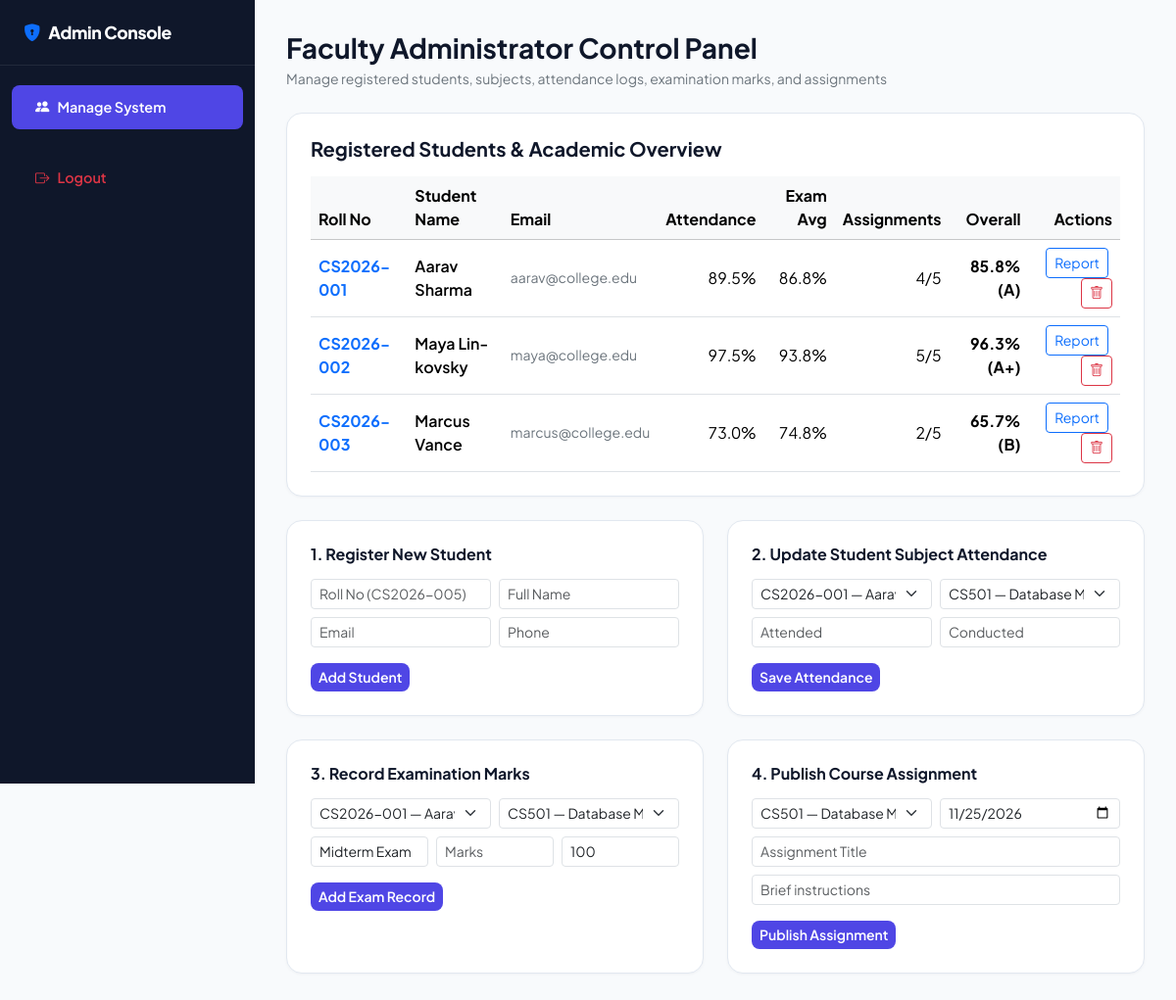
The app's page /admin (signed in) with its own data.
### tables this page shows
CREATE TABLE Students (
            id INTEGER PRIMARY KEY AUTOINCREMENT,
            roll_no TEXT UNIQUE NOT NULL,
            full_name TEXT NOT NULL,
            email TEXT UNIQUE NOT NULL,
            password_hash TEXT NOT NULL,
            department TEXT NOT NULL,
            semester INTEGER NOT NULL DEFAULT 5,
            phone TEXT,
            created_at TIMESTAMP DEFAULT CURRENT_TIMESTAMP
        );

### app.py (the view, shortened to what this page needs)
@app.route("/admin", methods=["GET", "POST"])
@admin_required
def admin_dashboard():
    conn = get_db_connection()
    students = conn.execute("SELECT * FROM Students ORDER BY roll_no").fetchall()
    subjects = conn.execute("SELECT * FROM Subjects ORDER BY subject_code").fetchall()
    assignments = conn.execute(
        """
        SELECT a.*, s.subject_code, s.subject_name
        FROM Assignments a
        JOIN Subjects s ON a.subject_id = s.id
        ORDER BY a.due_date ASC
        """
    ).fetchall()
    student_summaries = [get_student_summary(conn, s["id"]) for s in students]
    conn.close()
    return render_template(
        "admin.html",
        students=students,
        subjects=subjects,
        assignments=assignments,
        student_summaries=student_summaries,
    )

### app.py (called while the page is built)
def admin_required(f):
    @wraps(f)
    def decorated_function(*args, **kwargs):
        if session.get("role") != "admin":
            flash("Administrator privileges required.", "danger")
            return redirect(url_for("login"))
        return f(*args, **kwargs)
    return decorated_function

### database.py (called while the page is built)
def get_db_connection():
    os.makedirs(DB_DIR, exist_ok=True)
    conn = sqlite3.connect(DB_PATH)
    conn.row_factory = sqlite3.Row
    conn.execute("PRAGMA foreign_keys = ON;")
    return conn

### templates/admin.html (shortened to what this page needs)
<!DOCTYPE html>
<html lang="en">
<head>
  <link href="https://cdn.jsdelivr.net/npm/bootstrap@5.3.3/dist/css/bootstrap.min.css" rel="stylesheet" />
  <link href="https://cdn.jsdelivr.net/npm/bootstrap-icons@1.11.3/font/bootstrap-icons.css" rel="stylesheet" />
  <link rel="stylesheet" href="{{ url_for('static', filename='css/style.css') }}" />
</head>
<body>
  <aside class="sidebar-wrapper">
    <a href="{{ url_for('admin_dashboard') }}" class="sidebar-brand">
      <i class="bi bi-shield-lock-fill text-primary me-2"></i>Admin Console
    </a>
    <nav class="nav flex-column sidebar-nav mt-3">
      <a class="nav-link active" href="{{ url_for('admin_dashboard') }}"><i class="bi bi-people-fill me-2"></i>Manage System</a>
      <a class="nav-link text-danger mt-4" href="{{ url_for('logout') }}"><i class="bi bi-box-arrow-right me-2"></i>Logout</a>
    </nav>
  </aside>
  <main class="main-content">
    <div class="d-flex justify-content-between align-items-center mb-4">
      <div>
        <h3 class="fw-bold mb-1">Faculty Administrator Control Panel</h3>
        <p class="text-secondary small mb-0">Manage registered students, subjects, attendance logs, examination marks, and assignments</p>
      </div>
    </div>
    <div class="card-custom p-4 mb-4">
      <h5 class="fw-bold mb-3">Registered Students & Academic Overview</h5>
      <div class="table-responsive">
        <table class="table align-middle mb-0">
          <thead class="table-light">
            <tr>
              <th>Roll No</th>
              <th>Student Name</th>
              <th>Email</th>
              <th class="text-end">Attendance</th>
              <th class="text-end">Exam Avg</th>
              <th class="text-end">Assignments</th>
              <th class="text-end">Overall</th>
              <th class="text-end">Actions</th>
            </tr>
          </thead>
          <tbody>
            {% for item in student_summaries %}
              <tr>
                <td class="fw-bold text-primary">{{ item.student.roll_no }}</td>
                <td class="fw-semibold">{{ item.student.full_name }}</td>
                <td class="small text-secondary">{{ item.student.email }}</td>
                <td class="text-end tabular-nums">{{ item.overall_attendance_pct }}%</td>
                <td class="text-end tabular-nums">{{ item.avg_exam_pct }}%</td>
                <td class="text-end tabular-nums">{{ item.completed_assignments }}/{{ item.total_assignments }}</td>
                <td class="text-end tabular-nums fw-bold">{{ item.overall_performance }}% ({{ item.grade_letter }})</td>
                <td class="text-end">
                  <a href="{{ url_for('reports', student_id=item.student.id) }}" class="btn btn-sm btn-outline-primary me-1">Report</a>
                  <form method="POST" action="{{ url_for('admin_dashboard') }}" class="d-inline">
                    <button type="submit" class="btn btn-sm btn-outline-danger"><i class="bi bi-trash"></i></button>
                  </form>
                </td>
              </tr>
            {% endfor %}
          </tbody>
        </table>
      </div>
    </div>
    <div class="row g-4">
      <div class="col-lg-6">
        <div class="card-custom p-4 h-100">
          <h6 class="fw-bold mb-3">1. Register New Student</h6>
          <form method="POST" action="{{ url_for('admin_dashboard') }}">
            <div class="row g-2">
              <div class="col-6">
                <input type="text" name="roll_no" class="form-control form-control-sm" placeholder="Roll No (CS2026-005)" required />
              </div>
              <div class="col-6">
                <input type="text" name="full_name" class="form-control form-control-sm" placeholder="Full Name" required />
              </div>
              <div class="col-6">
                <input type="email" name="email" class="form-control form-control-sm" placeholder="Email" required />
              </div>
              <div class="col-6">
                <input type="text" name="phone" class="form-control form-control-sm" placeholder="Phone" />
              </div>
            </div>
            <button type="submit" class="btn btn-indigo btn-sm mt-3">Add Student</button>
          </form>
        </div>
      </div>
      <div class="col-lg-6">
        <div class="card-custom p-4 h-100">
          <h6 class="fw-bold mb-3">2. Update Student Subject Attendance</h6>
          <form method="POST" action="{{ url_for('admin_dashboard') }}">
            <div class="row g-2">
              <div class="col-6">
                <select name="student_id" class="form-select form-select-sm" required>
                  {% for s in students %}
                    <option value="{{ s.id }}">{{ s.roll_no }} — {{ s.full_name }}</option>
                  {% endfor %}
                </select>
              </div>
              <div class="col-6">
                <select name="subject_id" class="form-select form-select-sm" required>
                  {% for sub in subjects %}
                    <option value="{{ sub.id }}">{{ sub.subject_code }} — {{ sub.subject_name }}</option>
                  {% endfor %}
                </select>
              </div>
              <div class="col-6">
                <input type="number" name="classes_attended" class="form-control form-control-sm" placeholder="Attended" required />
              </div>
              <div class="col-6">
                <input type="number" name="classes_conducted" class="form-control form-control-sm" placeholder="Conducted" required />
              </div>
            </div>
            <button type="submit" class="btn btn-indigo btn-sm mt-3">Save Attendance</button>
          </form>
        </div>
      </div>
      <div class="col-lg-6">
        <div class="card-custom p-4 h-100">
          <h6 class="fw-bold mb-3">3. Record Examination Marks</h6>
          <form method="POST" action="{{ url_for('admin_dashboard') }}">
            <div class="row g-2">
              <div class="col-6">
                <select name="student_id" class="form-select form-select-sm" required>
                  {% for s in students %}
                    <option value="{{ s.id }}">{{ s.roll_no }} — {{ s.full_name }}</option>
                  {% endfor %}
                </select>
              </div>
              <div class="col-6">
                <select name="subject_id" class="form-select form-select-sm" required>
                  {% for sub in subjects %}
                    <option value="{{ sub.id }}">{{ sub.subject_code }} — {{ sub.subject_name }}</option>
                  {% endfor %}
                </select>
              </div>
              <div class="col-4">
                <input type="text" name="exam_type" value="Midterm Exam" class="form-control form-control-sm" required />
              </div>
              <div class="col-4">
                <input type="number" name="marks_obtained" placeholder="Marks" class="form-control form-control-sm" required />
              </div>
              <div class="col-4">
                <input type="number" name="max_marks" value="100" class="form-control form-control-sm" required />
              </div>
            </div>
            <button type="submit" class="btn btn-indigo btn-sm mt-3">Add Exam Record</button>
          </form>
        </div>
      </div>
      <div class="col-lg-6">
        <div class="card-custom p-4 h-100">
          <h6 class="fw-bold mb-3">4. Publish Course Assignment</h6>
          <form method="POST" action="{{ url_for('admin_dashboard') }}">
            <div class="row g-2">
              <div class="col-6">
                <select name="subject_id" class="form-select form-select-sm" required>
                  {% for sub in subjects %}
                    <option value="{{ sub.id }}">{{ sub.subject_code }} — {{ sub.subject_name }}</option>
                  {% endfor %}
                </select>
              </div>
              <div class="col-6">
                <input type="date" name="due_date" value="2026-11-25" class="form-control form-control-sm" required />
              </div>
              <div class="col-12">
                <input type="text" name="title" placeholder="Assignment Title" class="form-control form-control-sm" required />
              </div>
              <div class="col-12">
                <input type="text" name="description" placeholder="Brief instructions" class="form-control form-control-sm" required />
              </div>
            </div>
            <button type="submit" class="btn btn-indigo btn-sm mt-3">Publish Assignment</button>
          </form>
        </div>
      </div>
    </div>
  </main>
</body>
</html>

### static/css/style.css (style rules this page uses)
:root { --primary-indigo: #4f46e5; --primary-indigo-dark: #3525cd; --emerald-green: #10b981; --amber-warn: #f59e0b; --crimson-danger: #ba1a1a; --slate-bg: #f8fafc; --slate-card: #ffffff; --slate-text: #0f172a; --slate-muted: #64748b; --border-light: #e2e8f0; }
body { font-family: 'Plus Jakarta Sans', -apple-system, BlinkMacSystemFont, 'Segoe UI', Roboto, sans-serif; background-color: var(--slate-bg); color: var(--slate-text); min-height: 100vh; }
.sidebar-wrapper { width: 260px; min-height: 100vh; background-color: #0f172a; color: #f8fafc; position: fixed; top: 0; left: 0; z-index: 1000; transition: transform 0.2s ease; }
.sidebar-brand { padding: 1.25rem 1.5rem; border-bottom: 1px solid rgba(255, 255, 255, 0.08); font-weight: 800; font-size: 1.1rem; letter-spacing: -0.02em; color: #ffffff; text-decoration: none; display: block; }
.sidebar-nav .nav-link { color: #94a3b8; padding: 0.75rem 1.5rem; font-weight: 600; font-size: 0.9rem; border-radius: 0.5rem; margin: 0.2rem 0.75rem; transition: all 0.15s ease; }
.sidebar-nav .nav-link:hover, .sidebar-nav .nav-link.active { background-color: var(--primary-indigo); color: #ffffff; }
.main-content { margin-left: 260px; padding: 2rem; }
.card-custom { background: var(--slate-card); border: 1px solid var(--border-light); border-radius: 1rem; box-shadow: 0 1px 3px rgba(15, 23, 42, 0.04); }
.tabular-nums { font-variant-numeric: tabular-nums; }
.btn-indigo { background-color: var(--primary-indigo); color: #ffffff; font-weight: 600; border-radius: 0.5rem; border: none; }

### records on screen
Students: student.roll_no "CS2026-001", student.full_name "Aarav Sharma", student.email "aarav@college.edu"
Students: student.roll_no "CS2026-002", student.full_name "Maya Lin-kovsky", student.email "maya@college.edu"
Students: student.roll_no "CS2026-003", student.full_name "Marcus Vance", student.email "marcus@college.edu"

### other values on screen
{{ item.overall_attendance_pct }} "89.5" "97.5" "73.0"
{{ item.avg_exam_pct }} "86.8" "93.8" "74.8"
{{ item.completed_assignments }} "4" "5" "2"
{{ item.total_assignments }} "5" "5" "5"
{{ item.overall_performance }} "85.8" "96.3" "65.7"
{{ item.grade_letter }} "A" "A+" "B"
form field student_id "CS2026-001 — Aarav Sharma"
form field subject_id "CS501 — Database Management Systems"
